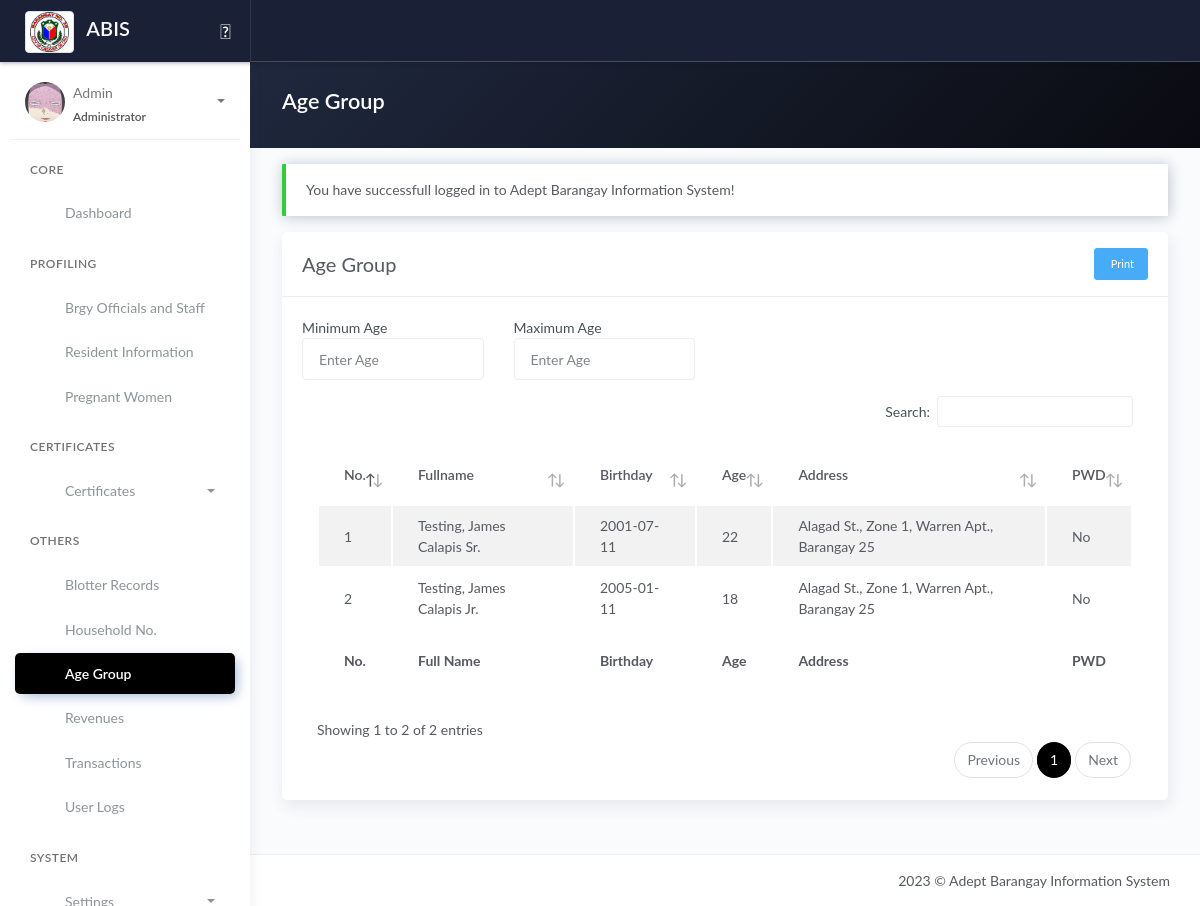
/age-group.php (signed in), run on the app's committed database.
### tables this page shows
CREATE TABLE `tblresident2` (
  `id_resident` int(11) NOT NULL,
  `national_id` varchar(100) NOT NULL,
  `region` varchar(10) NOT NULL,
  `city` varchar(100) NOT NULL,
  `province` varchar(100) NOT NULL,
  `barangay` varchar(100) NOT NULL,
  `citizenship` varchar(100) NOT NULL,
  `picture` text NOT NULL,
  `firstname` varchar(100) NOT NULL,
  `middlename` varchar(100) NOT NULL,
  `lastname` varchar(100) NOT NULL,
  `ext` varchar(10) NOT NULL,
  `alias` varchar(20) NOT NULL,
  `birthplace` varchar(100) NOT NULL,
  `birthdate` date NOT NULL,
  `sex` varchar(20) NOT NULL,
  `civilstatus` varchar(20) NOT NULL,
  `residence_type` varchar(25) NOT NULL COMMENT 'new; co-occupant; tenant',
  `id_household` int(80) NOT NULL,
  `family_head` varchar(10) NOT NULL,
  `date_of_residence` date NOT NULL,
  `vstatus` varchar(10) NOT NULL,
  `identified_as` varchar(20) NOT NULL,
  `phone` varchar(100) NOT NULL,
  `email` varchar(100) NOT NULL,
  `occupation` varchar(100) NOT NULL,
  `resident_type` int(20) NOT NULL DEFAULT 1 COMMENT '1 = Alive; 0 = Deceased',
  `id_org` varchar(100) NOT NULL,
  `pwd` varchar(5) NOT NULL,
  `indigent` varchar(5) NOT NULL,
  `remarks` text NOT NULL,
  `res_updated_at` timestamp NOT NULL DEFAULT current_timestamp() ON UPDATE current_timestamp(),
  `id_user` int(11) NOT NULL
);

CREATE TABLE `tbl_household` (
  `id_household` int(11) NOT NULL,
  `household_number` int(100) NOT NULL,
  `house_no` int(100) DEFAULT NULL COMMENT '(2.1)',
  `id_purok` varchar(50) NOT NULL,
  `household_street_name` varchar(100) NOT NULL COMMENT '(2.2)',
  `household_address` varchar(250) NOT NULL COMMENT '(2.3)',
  `household_type` varchar(250) NOT NULL
);

CREATE TABLE `tblpurok` (
  `id_purok` int(11) NOT NULL,
  `purok_name` varchar(255) DEFAULT NULL,
  `purok_details` text DEFAULT NULL
);

CREATE TABLE `tblbrgy_info` (
  `id_brgy_info` int(11) NOT NULL,
  `province` varchar(100) DEFAULT NULL,
  `town` varchar(100) DEFAULT NULL,
  `brgy_name` varchar(50) DEFAULT NULL,
  `contact_number` varchar(50) DEFAULT NULL,
  `dashboard_text` text DEFAULT NULL,
  `image` varchar(200) DEFAULT NULL,
  `city_logo` varchar(100) DEFAULT NULL,
  `brgy_logo` varchar(100) DEFAULT NULL
);

### model/fetch_brgy_info.php (called while the page is built, shortened)
<?php
    $query = "SELECT * FROM tblbrgy_info";
    $result = $conn->query($query);
	$row = $result->fetch_assoc();
	if($row){
		$brgy 		 = $row['brgy_name'];
	}
?>

### age-group.php (the view, shortened to what this page needs)
<?php include 'server/server.php' ?>
<?php
$query = "SELECT * FROM tblresident2 WHERE resident_type=1";
$result = $conn->query($query);
$resident = array();
while ($row = $result->fetch_assoc()) {
	$resident[] = $row;
}
?>
<!DOCTYPE html>
<html lang="en">
<head>
	<?php include 'templates/header.php' ?>
	<link rel="stylesheet" href="assets/js/plugin/dataTables.dateTime.min.css">
	<link rel="stylesheet" href="assets/js/plugin/datatables/Buttons-1.6.1/css/buttons.dataTables.min.css">
</head>
<body>
	<div class="wrapper">
		<?php include 'templates/main-header.php' ?>
		<?php include 'templates/sidebar.php' ?>
		<div class="main-panel">
			<div class="content">
				<div class="panel-header bg-dark-gradient">
					<div class="page-inner">
						<div class="d-flex align-items-left align-items-md-center flex-column flex-md-row">
							<div>
								<h2 class="text-white fw-bold">Age Group</h2>
							</div>
						</div>
					</div>
				</div>
				<div class="page-inner">
					<div class="row mt--2">
						<div class="col-md-12">
							<?php if (isset($_SESSION['message'])) : ?>
								<div class="alert alert-<?php echo $_SESSION['success']; ?> <?= $_SESSION['success'] == 'danger' ? 'bg-danger text-light' : null ?>" role="alert">
									<?php echo $_SESSION['message']; ?>
								</div>
							<?php endif ?>
							<div class="card">
								<div class="card-header">
									<div class="card-head-row">
										<div class="card-title">Age Group</div>
										<div class="card-tools">
											<a href="#add" data-toggle="modal" class="btn btn-info btn-sm"><i class="fa fa-print"></i>&nbspPrint</a>
										</div>
									</div>
								</div>
								<div class="card-body">
									<div class="row mb-3 w-50">
										<div class="col">
											<label>Minimum Age</label>
											<input type="text" class="form-control" id="min" name="min" placeholder="Enter Age">
										</div>
										<div class="col">
											<label>Maximum Age</label>
											<input type="text" class="form-control" id="max" name="max" placeholder="Enter Age">
										</div>
									</div>
									<div class="table-responsive">
										<table id="agegrouptable" class="display table table-striped">
											<thead>
												<tr>
													<th scope="col">No. </th>
													<th scope="col">Fullname</th>
													<th scope="col">Birthday</th>
													<th scope="col">Age</th>
													<th scope="col">Address</th>
													<th scope="col">PWD</th>
												</tr>
											</thead>
											<tbody>
												<?php if (!empty($resident)) : ?>
													<?php $no = 1;
													foreach ($resident as $row) : ?>
														<tr>
															<td><?= $no ?></td>
															<td><?= $row['lastname'] . ', ' . $row['firstname'] . ' ' . $row['middlename'] . ' ' . $row['ext'] ?></td>
															<td><?= $row['birthdate'] ?></td>
															<?php
															$DateOfBirth = $row['birthdate'];
															$dob = new DateTime($DateOfBirth);
															$now = new DateTime();
															$diff = $now->diff($dob);
															?>
															<td><?= $diff->y; ?></td>
															<td>
																<?php
																$h_id = $row['id_household'];
																$queryHouseholdNumber = "SELECT * FROM tbl_household WHERE id_household='$h_id'";
																$resultHouseholdNumber = $conn->query($queryHouseholdNumber);
																$householdnum = $resultHouseholdNumber->fetch_assoc();
																$p_name = $householdnum['id_purok'];
																$queryPurokName = "SELECT * FROM tblpurok WHERE id_purok='$p_name'";
																$resultPurokName = $conn->query($queryPurokName);
																$pname = $resultPurokName->fetch_assoc();
																echo $householdnum['household_street_name'] . ', ' . $pname['purok_name'] . ', ' . $householdnum['household_address'] . ', ' . $brgy;
																?>
															</td>
															<td><?= $row['pwd'] ?></td>
														</tr>
													<?php $no++;
													endforeach ?>
												<?php endif ?>
											</tbody>
											<tfoot>
												<tr>
													<th scope="col">No. </th>
													<th scope="col">Full Name</th>
													<th scope="col">Birthday</th>
													<th scope="col">Age</th>
													<th scope="col">Address</th>
													<th scope="col">PWD</th>
												</tr>
											</tfoot>
										</table>
									</div>
								</div>
							</div>
						</div>
					</div>
				</div>
			</div>
			<?php include 'templates/main-footer.php' ?>
		</div>
	</div>
	<?php include 'templates/footer.php' ?>
	<link rel="stylesheet" type="text/css" href="https://cdn.datatables.net/v/bs5/jszip-2.5.0/dt-1.13.1/b-2.3.3/b-html5-2.3.3/b-print-2.3.3/datatables.min.css" />
</body>
</html>

### data on the page
tblresident2: lastname "Testing", firstname "James", middlename "Calapis", ext "Sr.", birthdate "2001-07-11", birthdate "22", id_household.household_street_name "Alagad St.", tblpurok.purok_name "Zone 1", id_household.household_address "Warren Apt.", pwd "No"
tblbrgy_info: brgy_name "Barangay 25"
tblresident2: lastname "Testing", firstname "James", middlename "Calapis", ext "Jr.", birthdate "2005-01-11", birthdate "18", id_household.household_street_name "Alagad St.", tblpurok.purok_name "Zone 1", id_household.household_address "Warren Apt.", pwd "No"

### other printed values
$_SESSION['username'] "Admin"
$_SESSION['role'] "Administrator"
$_SESSION['message'] "You have successfull logged in to Adept Barangay Information System!"
